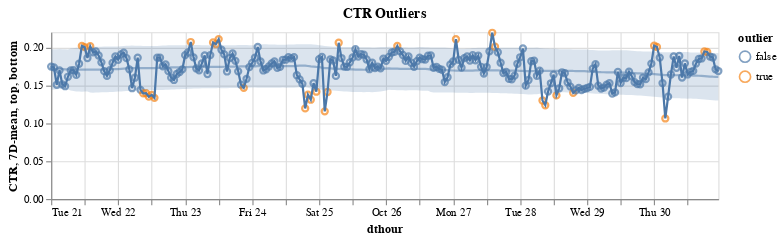

Here is the notebook cell this chart was saved with:
### Code cell
points = (
    alt.Chart(hourly)
    .mark_point()
    .encode(
        x="dthour:T",
        y="CTR:Q",
        color=alt.Color("outlier:N"),
        tooltip=["dthour:T", "CTR", "outlier"],
        # tooltip=alt.Tooltip('dthour', timeUnit='hours')
    )
)

lines = alt.layer(
    alt.Chart(hourly).mark_line().encode(x="dthour:T", y="CTR:Q"),
    alt.Chart(hourly)
    .mark_line(opacity=0.5)
    .encode(
        x="dthour:T",
        y=f"{window}-mean:Q",
    ),
    alt.Chart(hourly)
    .mark_area(opacity=0.2)
    .encode(x="dthour:T", y="top:Q", y2="bottom:Q"),
)

(points + lines).properties(title="CTR Outliers", width=600, height=150)

### Figure 1 — Vega-Lite specification as saved in the notebook (floating-point values rounded to 4 significant figures; data arrays with more than 128 entries replaced by an {"elided": "..."} marker saying what was removed)
{"config": {"view": {"continuousWidth": 400, "continuousHeight": 300}}, "layer": [{"mark": "point", "encoding": {"color": {"field": "outlier", "type": "nominal"}, "tooltip": [{"field": "dthour", "type": "temporal"}, {"field": "CTR", "type": "quantitative"}, {"field": "outlier", "type": "nominal"}], "x": {"field": "dthour", "type": "temporal"}, "y": {"field": "CTR", "type": "quantitative"}}}, {"layer": [{"mark": "line", "encoding": {"x": {"field": "dthour", "type": "temporal"}, "y": {"field": "CTR", "type": "quantitative"}}}, {"mark": {"type": "line", "opacity": 0.5}, "encoding": {"x": {"field": "dthour", "type": "temporal"}, "y": {"field": "7D-mean", "type": "quantitative"}}}, {"mark": {"type": "area", "opacity": 0.2}, "encoding": {"x": {"field": "dthour", "type": "temporal"}, "y": {"field": "top", "type": "quantitative"}, "y2": {"field": "bottom"}}}]}], "data": {"name": "data-3ff412362d2e9e7e0a412ad233f18dc8"}, "height": 150, "title": "CTR Outliers", "width": 600, "$schema": "https://vega.github.io/schema/vega-lite/v4.17.0.json", "datasets": {"data-3ff412362d2e9e7e0a412ad233f18dc8": {"elided": "240 records"}}}
